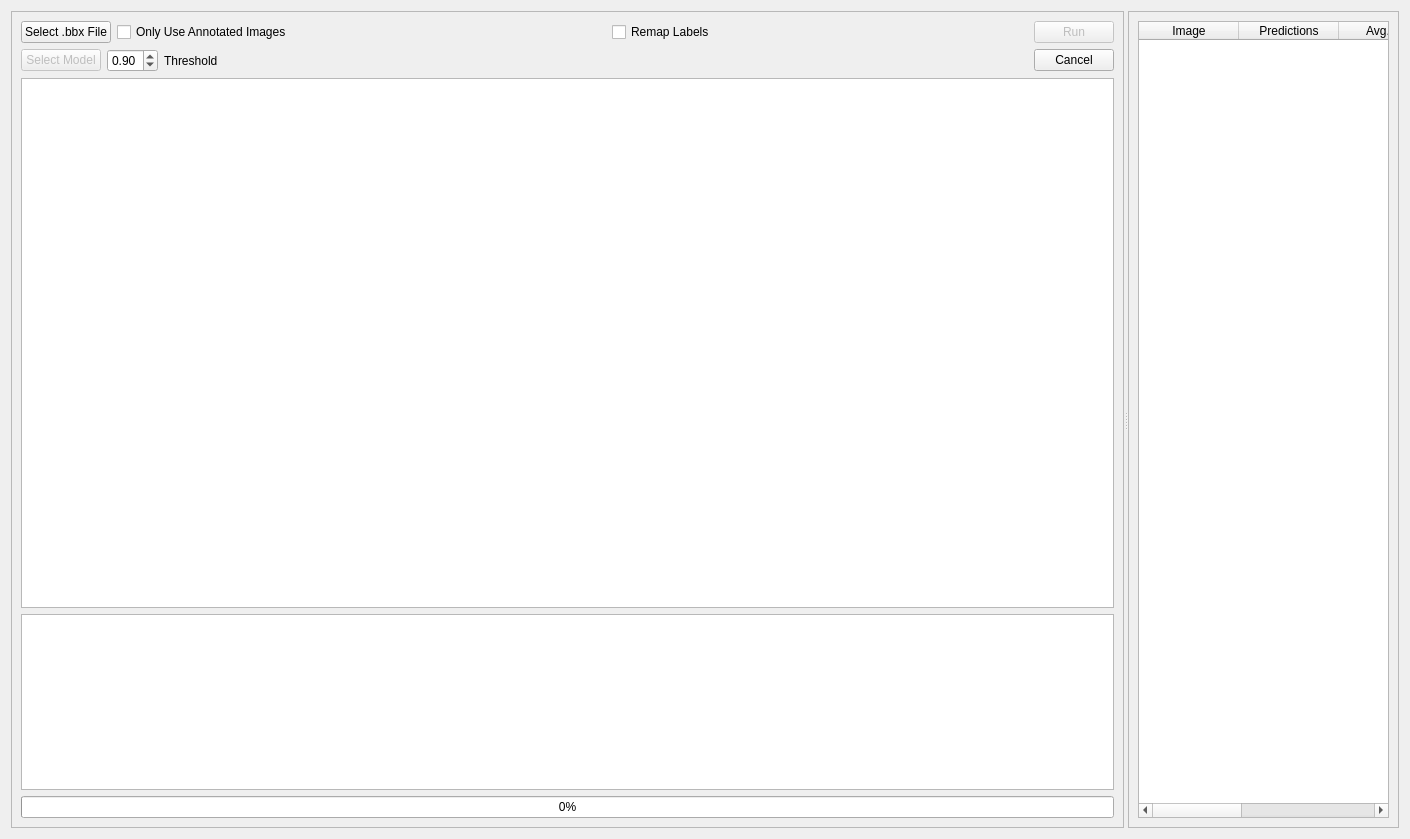
<?xml version="1.0" encoding="UTF-8"?>
<ui version="4.0">
 <class>AccuracyWidget</class>
 <widget class="QWidget" name="AccuracyWidget">
  <property name="geometry">
   <rect>
    <x>0</x>
    <y>0</y>
    <width>1410</width>
    <height>839</height>
   </rect>
  </property>
  <property name="windowTitle">
   <string>Form</string>
  </property>
  <layout class="QVBoxLayout" name="verticalLayout_3">
   <item>
    <widget class="QSplitter" name="splitter">
     <property name="orientation">
      <enum>Qt::Horizontal</enum>
     </property>
     <widget class="QFrame" name="frame">
      <property name="sizePolicy">
       <sizepolicy hsizetype="Preferred" vsizetype="Preferred">
        <horstretch>2</horstretch>
        <verstretch>0</verstretch>
       </sizepolicy>
      </property>
      <property name="frameShape">
       <enum>QFrame::StyledPanel</enum>
      </property>
      <property name="frameShadow">
       <enum>QFrame::Raised</enum>
      </property>
      <layout class="QVBoxLayout" name="verticalLayout">
       <item>
        <layout class="QHBoxLayout" name="horizontalLayout_2">
         <item>
          <widget class="QPushButton" name="pb_select_bbx">
           <property name="text">
            <string>Select .bbx File</string>
           </property>
          </widget>
         </item>
         <item>
          <widget class="QCheckBox" name="cb_annotated_only">
           <property name="text">
            <string>Only Use Annotated Images</string>
           </property>
          </widget>
         </item>
         <item>
          <spacer name="horizontalSpacer_3">
           <property name="orientation">
            <enum>Qt::Horizontal</enum>
           </property>
           <property name="sizeHint" stdset="0">
            <size>
             <width>40</width>
             <height>20</height>
            </size>
           </property>
          </spacer>
         </item>
         <item>
          <widget class="QCheckBox" name="cb_remap_labels">
           <property name="text">
            <string>Remap Labels</string>
           </property>
          </widget>
         </item>
         <item>
          <spacer name="horizontalSpacer">
           <property name="orientation">
            <enum>Qt::Horizontal</enum>
           </property>
           <property name="sizeHint" stdset="0">
            <size>
             <width>40</width>
             <height>20</height>
            </size>
           </property>
          </spacer>
         </item>
         <item>
          <widget class="QPushButton" name="pb_run">
           <property name="enabled">
            <bool>false</bool>
           </property>
           <property name="text">
            <string>Run</string>
           </property>
          </widget>
         </item>
        </layout>
       </item>
       <item>
        <layout class="QHBoxLayout" name="horizontalLayout">
         <item>
          <widget class="QPushButton" name="pb_select_model">
           <property name="enabled">
            <bool>false</bool>
           </property>
           <property name="text">
            <string>Select Model</string>
           </property>
          </widget>
         </item>
         <item>
          <widget class="QDoubleSpinBox" name="dsb_threshold">
           <property name="maximum">
            <double>1.000000000000000</double>
           </property>
           <property name="singleStep">
            <double>0.050000000000000</double>
           </property>
           <property name="value">
            <double>0.900000000000000</double>
           </property>
          </widget>
         </item>
         <item>
          <widget class="QLabel" name="label">
           <property name="text">
            <string>Threshold</string>
           </property>
          </widget>
         </item>
         <item>
          <spacer name="horizontalSpacer_2">
           <property name="orientation">
            <enum>Qt::Horizontal</enum>
           </property>
           <property name="sizeHint" stdset="0">
            <size>
             <width>40</width>
             <height>20</height>
            </size>
           </property>
          </spacer>
         </item>
         <item>
          <widget class="QPushButton" name="pb_cancel">
           <property name="text">
            <string>Cancel</string>
           </property>
          </widget>
         </item>
        </layout>
       </item>
       <item>
        <widget class="QGraphicsView" name="gv_display">
         <property name="sizePolicy">
          <sizepolicy hsizetype="Expanding" vsizetype="Expanding">
           <horstretch>0</horstretch>
           <verstretch>3</verstretch>
          </sizepolicy>
         </property>
        </widget>
       </item>
       <item>
        <widget class="QTextBrowser" name="tb_summary">
         <property name="sizePolicy">
          <sizepolicy hsizetype="Expanding" vsizetype="Expanding">
           <horstretch>0</horstretch>
           <verstretch>1</verstretch>
          </sizepolicy>
         </property>
        </widget>
       </item>
       <item>
        <widget class="QProgressBar" name="progress_bar">
         <property name="value">
          <number>0</number>
         </property>
        </widget>
       </item>
      </layout>
     </widget>
     <widget class="QFrame" name="frame_2">
      <property name="sizePolicy">
       <sizepolicy hsizetype="Preferred" vsizetype="Preferred">
        <horstretch>1</horstretch>
        <verstretch>0</verstretch>
       </sizepolicy>
      </property>
      <property name="frameShape">
       <enum>QFrame::StyledPanel</enum>
      </property>
      <property name="frameShadow">
       <enum>QFrame::Raised</enum>
      </property>
      <layout class="QVBoxLayout" name="verticalLayout_2">
       <item>
        <widget class="QTableWidget" name="tw_results">
         <column>
          <property name="text">
           <string>Image</string>
          </property>
         </column>
         <column>
          <property name="text">
           <string>Predictions</string>
          </property>
         </column>
         <column>
          <property name="text">
           <string>Avg. IoU</string>
          </property>
         </column>
         <column>
          <property name="text">
           <string> False Positive</string>
          </property>
         </column>
         <column>
          <property name="text">
           <string> False Negative</string>
          </property>
         </column>
        </widget>
       </item>
      </layout>
     </widget>
    </widget>
   </item>
  </layout>
 </widget>
 <resources/>
 <connections/>
</ui>
